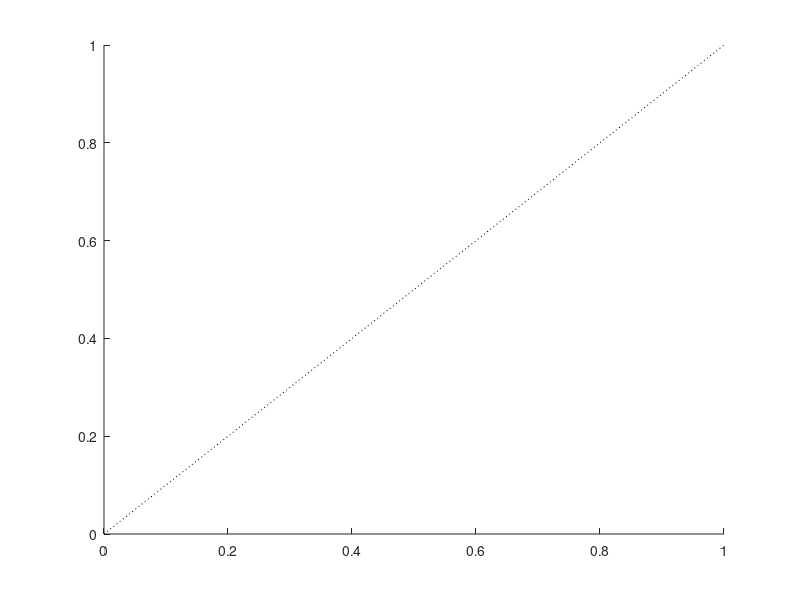

Reproduce this figure in MATLAB.
function ig_add_diagonal_line
%IG_ADD_DIAGONAL_LINE		- add diagonal line to current axis 
xlim = get(gca,'Xlim');
ylim = get(gca,'ylim');

line([xlim(1) xlim(2)],[ylim(1) ylim(2)],'Color','k','LineStyle',':');
